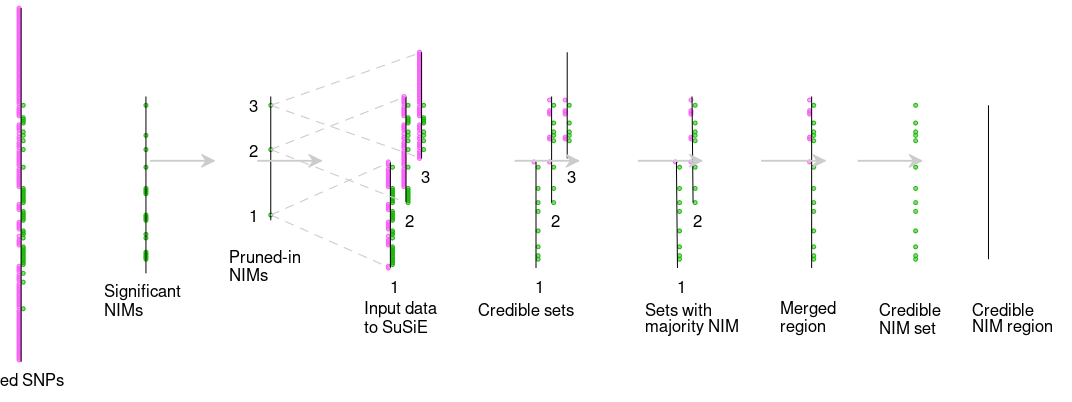

MATLAB code to generate this figure:
clear all
close all
clc


cl =[0.0882555694264008,0.704565048234542,0.0175760009204033;...
    0.974333310640643,0.366923881014511,0.959439465792923];

rng(1);

SNPs = zeros(200,1);
indNIM =[10,25,30,35:45,50,52:54,60:65,70:78,90,100,105, 108,110,115:118,125]+20;

SNPs(indNIM)=1;
indMH = find(SNPs==0);
subplot('Position', [0.01 0.1 0.98 0.88])
hold on
scatter(zeros(length(indMH),1)-0.002,indMH,20,'MarkerEdgeColor',cl(2,:), ...
    'MarkerFaceColor',cl(2,:), 'MarkerFaceAlpha', 0.5)
scatter(zeros(length(indNIM),1)+0.002,indNIM,20,'MarkerEdgeColor',cl(1,:), ...
    'MarkerFaceColor',cl(1,:), 'MarkerFaceAlpha', 0.5)
plot([0 0],[0 200],'-k','HandleVisibility','off');
axis off
xlim([-0.01 1])
ylim([0 200])
legend('MH','NIM','Location','westoutside')
set(gca,'FontSize',20)

annotation('textarrow',[0.14 0.2],[0.6 0.6],'Linewidth',2,'Color',[.8 .8 .8])
annotation('textarrow',[0.24 0.3],[0.6 0.6],'Linewidth',2,'Color',[.8 .8 .8])
annotation('textarrow',[0.48 0.54],[0.6 0.6],'Linewidth',2,'Color',[.8 .8 .8])
annotation('textarrow',[0.595 0.655],[0.6 0.6],'Linewidth',2,'Color',[.8 .8 .8])
annotation('textarrow',[0.71 0.77],[0.6 0.6],'Linewidth',2,'Color',[.8 .8 .8])
annotation('textarrow',[0.8 0.86],[0.6 0.6],'Linewidth',2,'Color',[.8 .8 .8])

text(-.05, -10,'QC-ed SNPs','FontSize',18);
%{
scatter(zeros(length(indNIM),1)+0.1,indNIM,20,'MarkerEdgeColor',cl(1,:), ...
    'MarkerFaceColor',cl(1,:), 'MarkerFaceAlpha', 0.5,'HandleVisibility','off')
plot([0.1 0.1],[20 150],'-k','HandleVisibility','off');


text(0.03, 10,'NIM association','FontSize',18);
grid on
%}
indSigNIM =[38:42,50,52, 60:63,75:78,90,100, 108,125]+20;
scatter(zeros(length(indSigNIM),1)+0.12,indSigNIM,20,'MarkerEdgeColor',cl(1,:), ...
    'MarkerFaceColor',cl(1,:), 'MarkerFaceAlpha', 0.5,'HandleVisibility','off')
plot([0.12 0.12],[50 150],'-k','HandleVisibility','off');


text(0.08, 40,'Significant ','FontSize',18);
text(0.08, 30,'NIMs','FontSize',18);


indPrunedNIM =[63,100, 125]+20;
scatter(zeros(length(indPrunedNIM),1)+0.24,indPrunedNIM,20,'MarkerEdgeColor',cl(1,:), ...
    'MarkerFaceColor',cl(1,:), 'MarkerFaceAlpha', 0.5,'HandleVisibility','off')

for i = 1:length(indPrunedNIM)
    text(0.22, indPrunedNIM(i),num2str(i),'FontSize',18);
end
plot([0.24 0.24],[80 150],'-k','HandleVisibility','off');

text(0.2, 60,'Pruned-in','FontSize',18);
text(0.2, 50,'NIMs','FontSize',18);

credibleSNPs = [30,38,40, 45,54,65,78,90,105, 108,110,115,125,70,93,106,107, 120:122, 128]+20;
mergedNIMs=[];
mergedMHs = [];
causalRegion = [];
for i = 1:3
    index = [indPrunedNIM(i) - 30:indPrunedNIM(i)+ 30];
    indMHi = intersect(index,indMH);
    indNIMi = intersect(index, indNIM);
    scatter(zeros(length(indMHi),1)-0.002+0.34+0.015*i,indMHi,20,'MarkerEdgeColor',cl(2,:), ...
    'MarkerFaceColor',cl(2,:), 'MarkerFaceAlpha', 0.5,'HandleVisibility','off')
    scatter(zeros(length(indNIMi),1)+0.002+0.34+0.015*i,indNIMi,20,'MarkerEdgeColor',cl(1,:), ...
    'MarkerFaceColor',cl(1,:), 'MarkerFaceAlpha', 0.5,'HandleVisibility','off')
    plot([0.34+0.015*i 0.34+0.015*i],[min(index) max(index)],'-k','HandleVisibility','off');
    text(0.34+0.015*i, min(index)-10, num2str(i),'FontSize',18,'HandleVisibility','off');
    
    
    
    plot([0.24 ,0.34+0.015*i],[indPrunedNIM(i),indPrunedNIM(i)+30],'--','Color',[0.8 0.8 0.8],...
        'HandleVisibility','off','LineWidth',1.2);
    plot([0.24 ,0.34+0.015*i],[indPrunedNIM(i),indPrunedNIM(i)-30],'--','Color',[0.8 0.8 0.8],...
        'HandleVisibility','off','LineWidth',1.2);

    
    
    indCredibleMHi = intersect(indMHi, credibleSNPs);
    indCredibleNIMi = intersect(indNIMi, credibleSNPs);
    scatter(zeros(length(indCredibleMHi),1)-0.002+0.48+0.015*i,indCredibleMHi,20,'MarkerEdgeColor',cl(2,:), ...
    'MarkerFaceColor',cl(2,:), 'MarkerFaceAlpha', 0.5,'HandleVisibility','off')
    scatter(zeros(length(indCredibleNIMi),1)+0.002+0.48+0.015*i,indCredibleNIMi,20,'MarkerEdgeColor',cl(1,:), ...
    'MarkerFaceColor',cl(1,:), 'MarkerFaceAlpha', 0.5,'HandleVisibility','off')
    plot([0.48+0.015*i 0.48+0.015*i],[min(index) max(index)],'-k','HandleVisibility','off');
    text(0.48+0.015*i, min(index)-10, num2str(i),'FontSize',18,'HandleVisibility','off');
    
    
    
    if length(indCredibleNIMi) > length(indCredibleMHi)
        scatter(zeros(length(indCredibleMHi),1)-0.002+0.616+0.015*i,indCredibleMHi,20,'MarkerEdgeColor',cl(2,:), ...
        'MarkerFaceColor',cl(2,:), 'MarkerFaceAlpha', 0.5,'HandleVisibility','off')
        scatter(zeros(length(indCredibleNIMi),1)+0.002+0.616+0.015*i,indCredibleNIMi,20,'MarkerEdgeColor',cl(1,:), ...
        'MarkerFaceColor',cl(1,:), 'MarkerFaceAlpha', 0.5,'HandleVisibility','off')
        plot([0.616+0.015*i 0.615+0.015*i],[min(index) max(index)],'-k','HandleVisibility','off');
        text(0.616+0.015*i, min(index)-10, num2str(i),'FontSize',18,'HandleVisibility','off');
        mergedNIMs = [mergedNIMs; indCredibleNIMi];
        mergedMHs = [mergedMHs; indCredibleMHi];
        causalRegion = [causalRegion,min(index) max(index) ];

    end
end


text(0.33, 30,'Input data','FontSize',18);

text(0.33, 20,'to SuSiE','FontSize',18);


text(0.44, 30,'Credible sets','FontSize',18);

text(0.6, 30,'Sets with','FontSize',18);
text(0.6, 20,'majority NIM','FontSize',18);

mergedNIMs = unique(mergedNIMs);
mergedMHs = unique(mergedMHs);

scatter(zeros(length(mergedMHs),1)-0.002+0.76,mergedMHs,20,'MarkerEdgeColor',cl(2,:), ...
        'MarkerFaceColor',cl(2,:), 'MarkerFaceAlpha', 0.5,'HandleVisibility','off')
scatter(zeros(length(mergedNIMs),1)+0.002+0.76,mergedNIMs,20,'MarkerEdgeColor',cl(1,:), ...
        'MarkerFaceColor',cl(1,:), 'MarkerFaceAlpha', 0.5,'HandleVisibility','off')
plot([0.76  .76 ],[min(causalRegion) max(causalRegion)],'-k','HandleVisibility','off');

text(0.73, 30,'Merged','FontSize',18);
text(0.73, 20,'region','FontSize',18);
scatter(zeros(length(mergedNIMs),1)+.86,mergedNIMs,20,'MarkerEdgeColor',cl(1,:), ...
        'MarkerFaceColor',cl(1,:), 'MarkerFaceAlpha', 0.5,'HandleVisibility','off')

text(0.825, 30,'Credible','FontSize',18);
text(0.825, 20,'NIM set','FontSize',18);

plot([0.93  .93 ],[min(mergedNIMs) max(mergedNIMs)],'-k','HandleVisibility','off');
text(0.915, 30,'Credible','FontSize',18);
text(0.915, 20,'NIM region','FontSize',18);

set(gcf,'PaperPosition',[0 0 16 6])

text(-0.12, 190,'a','FontSize' ,25);
saveas(1,'finemappingDemo.png');